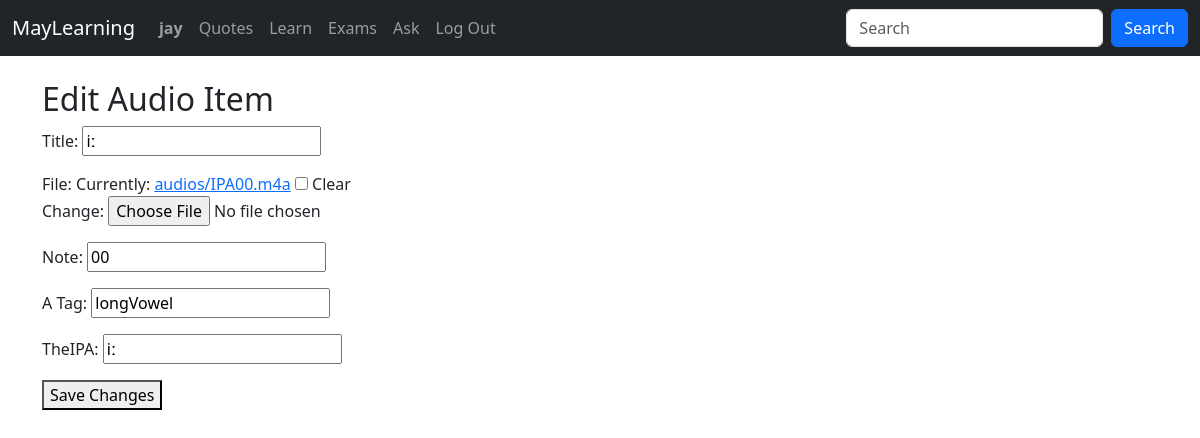
The app's page /edit_audio/1/ (signed in) with its own data.
### mayslearning/models.py (models this page shows, shortened)
class User(AbstractUser):
    pass

class PronunciationPart(models.Model):
    title = models.CharField(max_length=128)
    theIPA = models.CharField(max_length=32, blank=True, null=True)
    note = models.CharField(max_length=128, blank=True, null=True)
    ATag = models.CharField(max_length=32, blank=True, null=True)
    audioFile = models.FileField(upload_to='audios/', null=True, blank=True)
    timestamp = models.DateTimeField(auto_now_add=True)

### mayslearning/views.py (the view)
# urls.py: path('edit_audio/<int:record_id>/', views.edit_audio, name='edit_audio'),
@login_required
def edit_audio(request, record_id):
    record = get_object_or_404(PronunciationPart, id=record_id)
    if request.method == 'POST':
        form = EditAudioForm(request.POST, request.FILES, instance=record)
        if form.is_valid():
            form.save()
            return redirect('upload_audio') # Redirect to the same page to refresh
    else:
        form = EditAudioForm(instance=record)
    return render(request, 'mayslearning/edit_audio.html', {'form': form, 'record': record})

### mayslearning/forms.py
class EditAudioForm(forms.ModelForm):
    class Meta:
        model = PronunciationPart
        fields = ('title', 'audioFile', 'note', 'ATag', 'theIPA')
        labels = {
            'title': 'Title',
            'audioFile': 'Audio File',
            'note': 'Note',
            'ATag': 'A Tag'
        }
    def __init__(self, *args, **kwargs):
        super(EditAudioForm, self).__init__(*args, **kwargs)
        self.fields['title'].label = "Title"
        self.fields['audioFile'].label = "File"
        self.fields['note'].label = "Note"
        self.fields['ATag'].label = "A Tag"

### mayslearning/templates/mayslearning/edit_audio.html (shortened to what this page needs)
{% extends "mayslearning/layout.html" %}
{% block body %}
<div class="container">
  <h2>Edit Audio Item</h2>
  <form method="post" enctype="multipart/form-data">
    {{ form.as_p }}
    <button type="submit">Save Changes</button>
  </form>
</div>
{% endblock %}

### mayslearning/templates/mayslearning/layout.html (shortened to what this page needs)
{% load static %}
<!DOCTYPE html>
<html lang="en">
  <head>
    <link href="{% static 'mayslearning/styles.css' %}" rel="stylesheet">
    <link href="https://cdn.jsdelivr.net/npm/bootstrap@5.3.0-alpha3/dist/css/bootstrap.min.css" rel="stylesheet">
  </head>
  <body>
    <nav class="navbar navbar-expand-md navbar-dark bg-dark mb-4">
      <div class="container-fluid">
        <a class="navbar-brand" href="{% url 'index' %}">MayLearning</a>
        <div class="collapse navbar-collapse" id="navbarCollapse">
          <ul class="navbar-nav me-auto mb-2 mb-md-0">
            <li class="nav-item">
              <a class="nav-link" id="loggedInUsername" href="{% url 'profile' %}"><strong>{{ user.username }}</strong></a>
            </li>
            <li class="nav-item">
              <a class="nav-link" href="{% url 'wisewords' %}">Quotes</a>
            </li>
            {% if user.is_authenticated %}
              <li class="nav-item">
                <a class="nav-link" href="{% url 'index' %}">Learn</a>
              </li>
              <li class="nav-item">
                <a class="nav-link" href="{% url 'examResults' %}">Exams</a>
              </li>
              <li class="nav-item">
                <a class="nav-link" href="{% url 'post_question' %}">Ask</a>
              </li>
              <li class="nav-item">
                <a class="nav-link" href="{% url 'logout' %}">Log Out</a>
              </li>
            {% endif %}
          </ul>
          <div id="searchContainer" class="d-flex">
            <input id="searchInput" type="text" placeholder="Search" class="form-control me-2">
            <button id="searchButton" class="btn btn-primary" type="button" data-bs-toggle="modal" data-bs-target="#searchModalScrollable">Search</button>
          </div>
        </div>
      </div>
    </nav>
    <div class="body" id="body-content">
      {% block body %}
      {% endblock %}
    </div>
  </body>
</html>

### records on screen
User: username "jay"
PronunciationPart: title "iː", note "00", ATag "longVowel", theIPA "iː"
